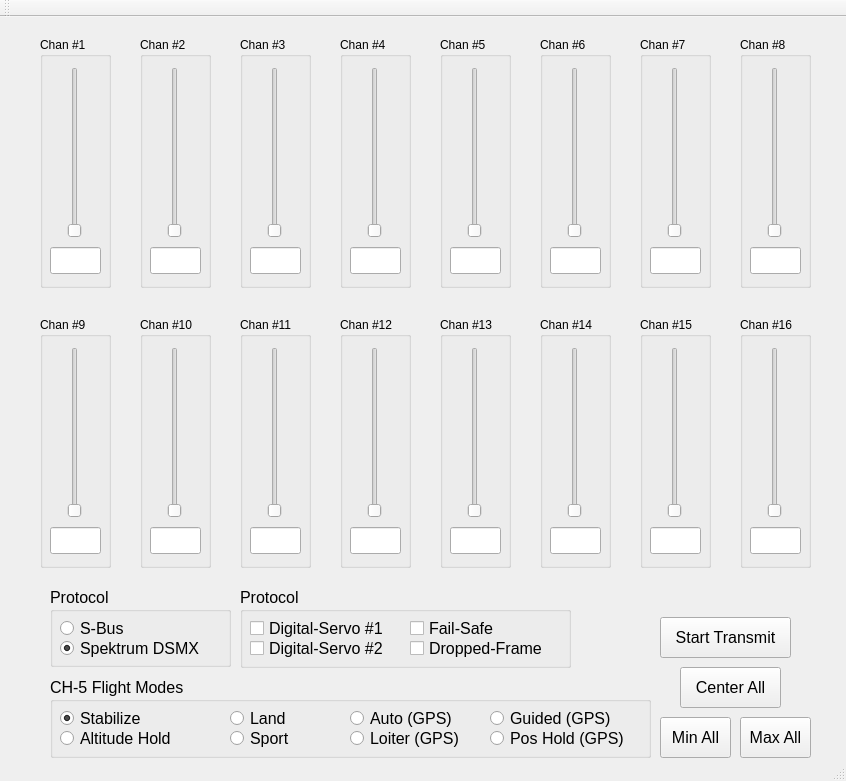
<?xml version="1.0" encoding="UTF-8"?>
<ui version="4.0">
 <class>MainWindow</class>
 <widget class="QMainWindow" name="MainWindow">
  <property name="geometry">
   <rect>
    <x>0</x>
    <y>0</y>
    <width>846</width>
    <height>781</height>
   </rect>
  </property>
  <property name="windowTitle">
   <string>MainWindow</string>
  </property>
  <widget class="QWidget" name="centralWidget">
   <widget class="QGroupBox" name="groupBox">
    <property name="geometry">
     <rect>
      <x>40</x>
      <y>20</y>
      <width>71</width>
      <height>251</height>
     </rect>
    </property>
    <property name="title">
     <string>Chan #1</string>
    </property>
    <widget class="QSlider" name="verticalSlider_ch1">
     <property name="geometry">
      <rect>
       <x>20</x>
       <y>30</y>
       <width>29</width>
       <height>171</height>
      </rect>
     </property>
     <property name="orientation">
      <enum>Qt::Vertical</enum>
     </property>
    </widget>
    <widget class="QLineEdit" name="lineEdit_ch1">
     <property name="geometry">
      <rect>
       <x>10</x>
       <y>210</y>
       <width>51</width>
       <height>27</height>
      </rect>
     </property>
    </widget>
   </widget>
   <widget class="QGroupBox" name="groupBox_2">
    <property name="geometry">
     <rect>
      <x>140</x>
      <y>20</y>
      <width>71</width>
      <height>251</height>
     </rect>
    </property>
    <property name="title">
     <string>Chan #2</string>
    </property>
    <widget class="QSlider" name="verticalSlider_ch2">
     <property name="geometry">
      <rect>
       <x>20</x>
       <y>30</y>
       <width>29</width>
       <height>171</height>
      </rect>
     </property>
     <property name="orientation">
      <enum>Qt::Vertical</enum>
     </property>
    </widget>
    <widget class="QLineEdit" name="lineEdit_ch2">
     <property name="geometry">
      <rect>
       <x>10</x>
       <y>210</y>
       <width>51</width>
       <height>27</height>
      </rect>
     </property>
    </widget>
   </widget>
   <widget class="QGroupBox" name="groupBox_3">
    <property name="geometry">
     <rect>
      <x>240</x>
      <y>20</y>
      <width>71</width>
      <height>251</height>
     </rect>
    </property>
    <property name="title">
     <string>Chan #3</string>
    </property>
    <widget class="QSlider" name="verticalSlider_ch3">
     <property name="geometry">
      <rect>
       <x>20</x>
       <y>30</y>
       <width>29</width>
       <height>171</height>
      </rect>
     </property>
     <property name="orientation">
      <enum>Qt::Vertical</enum>
     </property>
    </widget>
    <widget class="QLineEdit" name="lineEdit_ch3">
     <property name="geometry">
      <rect>
       <x>10</x>
       <y>210</y>
       <width>51</width>
       <height>27</height>
      </rect>
     </property>
    </widget>
   </widget>
   <widget class="QGroupBox" name="groupBox_4">
    <property name="geometry">
     <rect>
      <x>340</x>
      <y>20</y>
      <width>71</width>
      <height>251</height>
     </rect>
    </property>
    <property name="title">
     <string>Chan #4</string>
    </property>
    <widget class="QSlider" name="verticalSlider_ch4">
     <property name="geometry">
      <rect>
       <x>20</x>
       <y>30</y>
       <width>29</width>
       <height>171</height>
      </rect>
     </property>
     <property name="orientation">
      <enum>Qt::Vertical</enum>
     </property>
    </widget>
    <widget class="QLineEdit" name="lineEdit_ch4">
     <property name="geometry">
      <rect>
       <x>10</x>
       <y>210</y>
       <width>51</width>
       <height>27</height>
      </rect>
     </property>
    </widget>
   </widget>
   <widget class="QGroupBox" name="groupBox_5">
    <property name="geometry">
     <rect>
      <x>440</x>
      <y>20</y>
      <width>71</width>
      <height>251</height>
     </rect>
    </property>
    <property name="title">
     <string>Chan #5</string>
    </property>
    <widget class="QSlider" name="verticalSlider_ch5">
     <property name="geometry">
      <rect>
       <x>20</x>
       <y>30</y>
       <width>29</width>
       <height>171</height>
      </rect>
     </property>
     <property name="orientation">
      <enum>Qt::Vertical</enum>
     </property>
    </widget>
    <widget class="QLineEdit" name="lineEdit_ch5">
     <property name="geometry">
      <rect>
       <x>10</x>
       <y>210</y>
       <width>51</width>
       <height>27</height>
      </rect>
     </property>
    </widget>
   </widget>
   <widget class="QGroupBox" name="groupBox_6">
    <property name="geometry">
     <rect>
      <x>540</x>
      <y>20</y>
      <width>71</width>
      <height>251</height>
     </rect>
    </property>
    <property name="title">
     <string>Chan #6</string>
    </property>
    <widget class="QSlider" name="verticalSlider_ch6">
     <property name="geometry">
      <rect>
       <x>20</x>
       <y>30</y>
       <width>29</width>
       <height>171</height>
      </rect>
     </property>
     <property name="orientation">
      <enum>Qt::Vertical</enum>
     </property>
    </widget>
    <widget class="QLineEdit" name="lineEdit_ch6">
     <property name="geometry">
      <rect>
       <x>10</x>
       <y>210</y>
       <width>51</width>
       <height>27</height>
      </rect>
     </property>
    </widget>
   </widget>
   <widget class="QGroupBox" name="groupBox_7">
    <property name="geometry">
     <rect>
      <x>640</x>
      <y>20</y>
      <width>71</width>
      <height>251</height>
     </rect>
    </property>
    <property name="title">
     <string>Chan #7</string>
    </property>
    <widget class="QSlider" name="verticalSlider_ch7">
     <property name="geometry">
      <rect>
       <x>20</x>
       <y>30</y>
       <width>29</width>
       <height>171</height>
      </rect>
     </property>
     <property name="orientation">
      <enum>Qt::Vertical</enum>
     </property>
    </widget>
    <widget class="QLineEdit" name="lineEdit_ch7">
     <property name="geometry">
      <rect>
       <x>10</x>
       <y>210</y>
       <width>51</width>
       <height>27</height>
      </rect>
     </property>
    </widget>
   </widget>
   <widget class="QGroupBox" name="groupBox_8">
    <property name="geometry">
     <rect>
      <x>740</x>
      <y>20</y>
      <width>71</width>
      <height>251</height>
     </rect>
    </property>
    <property name="title">
     <string>Chan #8</string>
    </property>
    <widget class="QSlider" name="verticalSlider_ch8">
     <property name="geometry">
      <rect>
       <x>20</x>
       <y>30</y>
       <width>29</width>
       <height>171</height>
      </rect>
     </property>
     <property name="orientation">
      <enum>Qt::Vertical</enum>
     </property>
    </widget>
    <widget class="QLineEdit" name="lineEdit_ch8">
     <property name="geometry">
      <rect>
       <x>10</x>
       <y>210</y>
       <width>51</width>
       <height>27</height>
      </rect>
     </property>
    </widget>
   </widget>
   <widget class="QPushButton" name="pushButton_Transmit">
    <property name="geometry">
     <rect>
      <x>660</x>
      <y>600</y>
      <width>131</width>
      <height>41</height>
     </rect>
    </property>
    <property name="font">
     <font>
      <pointsize>12</pointsize>
     </font>
    </property>
    <property name="text">
     <string>Start Transmit</string>
    </property>
   </widget>
   <widget class="QGroupBox" name="groupBox_9">
    <property name="geometry">
     <rect>
      <x>340</x>
      <y>300</y>
      <width>71</width>
      <height>251</height>
     </rect>
    </property>
    <property name="title">
     <string>Chan #12</string>
    </property>
    <widget class="QSlider" name="verticalSlider_ch12">
     <property name="geometry">
      <rect>
       <x>20</x>
       <y>30</y>
       <width>29</width>
       <height>171</height>
      </rect>
     </property>
     <property name="orientation">
      <enum>Qt::Vertical</enum>
     </property>
    </widget>
    <widget class="QLineEdit" name="lineEdit_ch12">
     <property name="geometry">
      <rect>
       <x>10</x>
       <y>210</y>
       <width>51</width>
       <height>27</height>
      </rect>
     </property>
    </widget>
   </widget>
   <widget class="QGroupBox" name="groupBox_10">
    <property name="geometry">
     <rect>
      <x>240</x>
      <y>300</y>
      <width>71</width>
      <height>251</height>
     </rect>
    </property>
    <property name="title">
     <string>Chan #11</string>
    </property>
    <widget class="QSlider" name="verticalSlider_ch11">
     <property name="geometry">
      <rect>
       <x>20</x>
       <y>30</y>
       <width>29</width>
       <height>171</height>
      </rect>
     </property>
     <property name="orientation">
      <enum>Qt::Vertical</enum>
     </property>
    </widget>
    <widget class="QLineEdit" name="lineEdit_ch11">
     <property name="geometry">
      <rect>
       <x>10</x>
       <y>210</y>
       <width>51</width>
       <height>27</height>
      </rect>
     </property>
    </widget>
   </widget>
   <widget class="QGroupBox" name="groupBox_11">
    <property name="geometry">
     <rect>
      <x>540</x>
      <y>300</y>
      <width>71</width>
      <height>251</height>
     </rect>
    </property>
    <property name="title">
     <string>Chan #14</string>
    </property>
    <widget class="QSlider" name="verticalSlider_ch14">
     <property name="geometry">
      <rect>
       <x>20</x>
       <y>30</y>
       <width>29</width>
       <height>171</height>
      </rect>
     </property>
     <property name="orientation">
      <enum>Qt::Vertical</enum>
     </property>
    </widget>
    <widget class="QLineEdit" name="lineEdit_ch14">
     <property name="geometry">
      <rect>
       <x>10</x>
       <y>210</y>
       <width>51</width>
       <height>27</height>
      </rect>
     </property>
    </widget>
   </widget>
   <widget class="QGroupBox" name="groupBox_12">
    <property name="geometry">
     <rect>
      <x>740</x>
      <y>300</y>
      <width>71</width>
      <height>251</height>
     </rect>
    </property>
    <property name="title">
     <string>Chan #16</string>
    </property>
    <widget class="QSlider" name="verticalSlider_ch16">
     <property name="geometry">
      <rect>
       <x>20</x>
       <y>30</y>
       <width>29</width>
       <height>171</height>
      </rect>
     </property>
     <property name="orientation">
      <enum>Qt::Vertical</enum>
     </property>
    </widget>
    <widget class="QLineEdit" name="lineEdit_ch16">
     <property name="geometry">
      <rect>
       <x>10</x>
       <y>210</y>
       <width>51</width>
       <height>27</height>
      </rect>
     </property>
    </widget>
   </widget>
   <widget class="QGroupBox" name="groupBox_13">
    <property name="geometry">
     <rect>
      <x>140</x>
      <y>300</y>
      <width>71</width>
      <height>251</height>
     </rect>
    </property>
    <property name="title">
     <string>Chan #10</string>
    </property>
    <widget class="QSlider" name="verticalSlider_ch10">
     <property name="geometry">
      <rect>
       <x>20</x>
       <y>30</y>
       <width>29</width>
       <height>171</height>
      </rect>
     </property>
     <property name="orientation">
      <enum>Qt::Vertical</enum>
     </property>
    </widget>
    <widget class="QLineEdit" name="lineEdit_ch10">
     <property name="geometry">
      <rect>
       <x>10</x>
       <y>210</y>
       <width>51</width>
       <height>27</height>
      </rect>
     </property>
    </widget>
   </widget>
   <widget class="QGroupBox" name="groupBox_14">
    <property name="geometry">
     <rect>
      <x>640</x>
      <y>300</y>
      <width>71</width>
      <height>251</height>
     </rect>
    </property>
    <property name="title">
     <string>Chan #15</string>
    </property>
    <widget class="QSlider" name="verticalSlider_ch15">
     <property name="geometry">
      <rect>
       <x>20</x>
       <y>30</y>
       <width>29</width>
       <height>171</height>
      </rect>
     </property>
     <property name="orientation">
      <enum>Qt::Vertical</enum>
     </property>
    </widget>
    <widget class="QLineEdit" name="lineEdit_ch15">
     <property name="geometry">
      <rect>
       <x>10</x>
       <y>210</y>
       <width>51</width>
       <height>27</height>
      </rect>
     </property>
    </widget>
   </widget>
   <widget class="QGroupBox" name="groupBox_15">
    <property name="geometry">
     <rect>
      <x>40</x>
      <y>300</y>
      <width>71</width>
      <height>251</height>
     </rect>
    </property>
    <property name="title">
     <string>Chan #9</string>
    </property>
    <widget class="QSlider" name="verticalSlider_ch9">
     <property name="geometry">
      <rect>
       <x>20</x>
       <y>30</y>
       <width>29</width>
       <height>171</height>
      </rect>
     </property>
     <property name="orientation">
      <enum>Qt::Vertical</enum>
     </property>
    </widget>
    <widget class="QLineEdit" name="lineEdit_ch9">
     <property name="geometry">
      <rect>
       <x>10</x>
       <y>210</y>
       <width>51</width>
       <height>27</height>
      </rect>
     </property>
    </widget>
   </widget>
   <widget class="QGroupBox" name="groupBox_16">
    <property name="geometry">
     <rect>
      <x>440</x>
      <y>300</y>
      <width>71</width>
      <height>251</height>
     </rect>
    </property>
    <property name="title">
     <string>Chan #13</string>
    </property>
    <widget class="QSlider" name="verticalSlider_ch13">
     <property name="geometry">
      <rect>
       <x>20</x>
       <y>30</y>
       <width>29</width>
       <height>171</height>
      </rect>
     </property>
     <property name="orientation">
      <enum>Qt::Vertical</enum>
     </property>
    </widget>
    <widget class="QLineEdit" name="lineEdit_ch13">
     <property name="geometry">
      <rect>
       <x>10</x>
       <y>210</y>
       <width>51</width>
       <height>27</height>
      </rect>
     </property>
    </widget>
   </widget>
   <widget class="QGroupBox" name="groupBox_17">
    <property name="geometry">
     <rect>
      <x>50</x>
      <y>570</y>
      <width>181</width>
      <height>80</height>
     </rect>
    </property>
    <property name="font">
     <font>
      <pointsize>12</pointsize>
      <weight>50</weight>
      <bold>false</bold>
     </font>
    </property>
    <property name="title">
     <string>Protocol</string>
    </property>
    <widget class="QRadioButton" name="radioButton_SBus">
     <property name="geometry">
      <rect>
       <x>10</x>
       <y>30</y>
       <width>117</width>
       <height>22</height>
      </rect>
     </property>
     <property name="font">
      <font>
       <pointsize>12</pointsize>
       <weight>50</weight>
       <bold>false</bold>
      </font>
     </property>
     <property name="text">
      <string>S-Bus</string>
     </property>
     <property name="checked">
      <bool>false</bool>
     </property>
    </widget>
    <widget class="QRadioButton" name="radioButton_DSMX">
     <property name="geometry">
      <rect>
       <x>10</x>
       <y>50</y>
       <width>151</width>
       <height>22</height>
      </rect>
     </property>
     <property name="text">
      <string>Spektrum DSMX</string>
     </property>
     <property name="checked">
      <bool>true</bool>
     </property>
    </widget>
   </widget>
   <widget class="QPushButton" name="CenterChannelsPushButton">
    <property name="geometry">
     <rect>
      <x>680</x>
      <y>650</y>
      <width>101</width>
      <height>41</height>
     </rect>
    </property>
    <property name="font">
     <font>
      <pointsize>12</pointsize>
     </font>
    </property>
    <property name="text">
     <string>Center All</string>
    </property>
   </widget>
   <widget class="QGroupBox" name="groupBox_18">
    <property name="geometry">
     <rect>
      <x>50</x>
      <y>660</y>
      <width>601</width>
      <height>81</height>
     </rect>
    </property>
    <property name="font">
     <font>
      <pointsize>12</pointsize>
      <weight>50</weight>
      <bold>false</bold>
     </font>
    </property>
    <property name="title">
     <string>CH-5 Flight Modes</string>
    </property>
    <widget class="QRadioButton" name="radioButton_FlightMode_Stabilize">
     <property name="geometry">
      <rect>
       <x>10</x>
       <y>30</y>
       <width>117</width>
       <height>22</height>
      </rect>
     </property>
     <property name="font">
      <font>
       <pointsize>12</pointsize>
       <weight>50</weight>
       <bold>false</bold>
      </font>
     </property>
     <property name="text">
      <string>Stabilize</string>
     </property>
     <property name="checked">
      <bool>true</bool>
     </property>
    </widget>
    <widget class="QRadioButton" name="radioButton_FlightMode_AltHold">
     <property name="geometry">
      <rect>
       <x>10</x>
       <y>50</y>
       <width>151</width>
       <height>22</height>
      </rect>
     </property>
     <property name="text">
      <string>Altitude Hold</string>
     </property>
     <property name="checked">
      <bool>false</bool>
     </property>
    </widget>
    <widget class="QRadioButton" name="radioButton_FlightMode_Land">
     <property name="geometry">
      <rect>
       <x>180</x>
       <y>30</y>
       <width>117</width>
       <height>22</height>
      </rect>
     </property>
     <property name="font">
      <font>
       <pointsize>12</pointsize>
       <weight>50</weight>
       <bold>false</bold>
      </font>
     </property>
     <property name="text">
      <string>Land</string>
     </property>
     <property name="checked">
      <bool>false</bool>
     </property>
    </widget>
    <widget class="QRadioButton" name="radioButton_FlightMode_Sport">
     <property name="geometry">
      <rect>
       <x>180</x>
       <y>50</y>
       <width>117</width>
       <height>22</height>
      </rect>
     </property>
     <property name="font">
      <font>
       <pointsize>12</pointsize>
       <weight>50</weight>
       <bold>false</bold>
      </font>
     </property>
     <property name="text">
      <string>Sport</string>
     </property>
     <property name="checked">
      <bool>false</bool>
     </property>
    </widget>
    <widget class="QRadioButton" name="radioButton_FlightMode_Auto">
     <property name="geometry">
      <rect>
       <x>300</x>
       <y>30</y>
       <width>117</width>
       <height>22</height>
      </rect>
     </property>
     <property name="font">
      <font>
       <pointsize>12</pointsize>
       <weight>50</weight>
       <bold>false</bold>
      </font>
     </property>
     <property name="text">
      <string>Auto (GPS)</string>
     </property>
     <property name="checked">
      <bool>false</bool>
     </property>
    </widget>
    <widget class="QRadioButton" name="radioButton_FlightMode_Loiter">
     <property name="geometry">
      <rect>
       <x>300</x>
       <y>50</y>
       <width>117</width>
       <height>22</height>
      </rect>
     </property>
     <property name="font">
      <font>
       <pointsize>12</pointsize>
       <weight>50</weight>
       <bold>false</bold>
      </font>
     </property>
     <property name="text">
      <string>Loiter (GPS)</string>
     </property>
     <property name="checked">
      <bool>false</bool>
     </property>
    </widget>
    <widget class="QRadioButton" name="radioButton_FlightMode_Guided">
     <property name="geometry">
      <rect>
       <x>440</x>
       <y>30</y>
       <width>131</width>
       <height>22</height>
      </rect>
     </property>
     <property name="font">
      <font>
       <pointsize>12</pointsize>
       <weight>50</weight>
       <bold>false</bold>
      </font>
     </property>
     <property name="text">
      <string>Guided (GPS)</string>
     </property>
     <property name="checked">
      <bool>false</bool>
     </property>
    </widget>
    <widget class="QRadioButton" name="radioButton_FlightMode_PosHold">
     <property name="geometry">
      <rect>
       <x>440</x>
       <y>50</y>
       <width>141</width>
       <height>22</height>
      </rect>
     </property>
     <property name="font">
      <font>
       <pointsize>12</pointsize>
       <weight>50</weight>
       <bold>false</bold>
      </font>
     </property>
     <property name="text">
      <string>Pos Hold (GPS)</string>
     </property>
     <property name="checked">
      <bool>false</bool>
     </property>
    </widget>
   </widget>
   <widget class="QGroupBox" name="groupBox_19">
    <property name="geometry">
     <rect>
      <x>240</x>
      <y>570</y>
      <width>331</width>
      <height>81</height>
     </rect>
    </property>
    <property name="font">
     <font>
      <pointsize>12</pointsize>
      <weight>50</weight>
      <bold>false</bold>
     </font>
    </property>
    <property name="title">
     <string>Protocol</string>
    </property>
    <widget class="QCheckBox" name="checkBox_DigServo1">
     <property name="geometry">
      <rect>
       <x>10</x>
       <y>30</y>
       <width>161</width>
       <height>22</height>
      </rect>
     </property>
     <property name="font">
      <font>
       <pointsize>12</pointsize>
      </font>
     </property>
     <property name="text">
      <string>Digital-Servo #1</string>
     </property>
    </widget>
    <widget class="QCheckBox" name="checkBox_DigServo2">
     <property name="geometry">
      <rect>
       <x>10</x>
       <y>50</y>
       <width>161</width>
       <height>22</height>
      </rect>
     </property>
     <property name="font">
      <font>
       <pointsize>12</pointsize>
      </font>
     </property>
     <property name="text">
      <string>Digital-Servo #2</string>
     </property>
    </widget>
    <widget class="QCheckBox" name="checkBox_DroppedFrame">
     <property name="geometry">
      <rect>
       <x>170</x>
       <y>50</y>
       <width>151</width>
       <height>22</height>
      </rect>
     </property>
     <property name="font">
      <font>
       <pointsize>12</pointsize>
      </font>
     </property>
     <property name="text">
      <string>Dropped-Frame</string>
     </property>
    </widget>
    <widget class="QCheckBox" name="checkBox_FailSafe">
     <property name="geometry">
      <rect>
       <x>170</x>
       <y>30</y>
       <width>97</width>
       <height>22</height>
      </rect>
     </property>
     <property name="font">
      <font>
       <pointsize>12</pointsize>
      </font>
     </property>
     <property name="text">
      <string>Fail-Safe</string>
     </property>
    </widget>
   </widget>
   <widget class="QPushButton" name="MinimizeChannelsPushButton">
    <property name="geometry">
     <rect>
      <x>660</x>
      <y>700</y>
      <width>71</width>
      <height>41</height>
     </rect>
    </property>
    <property name="font">
     <font>
      <pointsize>12</pointsize>
     </font>
    </property>
    <property name="text">
     <string>Min All</string>
    </property>
   </widget>
   <widget class="QPushButton" name="MaximizeChannelsPushButton">
    <property name="geometry">
     <rect>
      <x>740</x>
      <y>700</y>
      <width>71</width>
      <height>41</height>
     </rect>
    </property>
    <property name="font">
     <font>
      <pointsize>12</pointsize>
     </font>
    </property>
    <property name="text">
     <string>Max All</string>
    </property>
   </widget>
  </widget>
  <widget class="QMenuBar" name="menuBar">
   <property name="geometry">
    <rect>
     <x>0</x>
     <y>0</y>
     <width>846</width>
     <height>25</height>
    </rect>
   </property>
  </widget>
  <widget class="QToolBar" name="mainToolBar">
   <attribute name="toolBarArea">
    <enum>TopToolBarArea</enum>
   </attribute>
   <attribute name="toolBarBreak">
    <bool>false</bool>
   </attribute>
  </widget>
  <widget class="QStatusBar" name="statusBar"/>
 </widget>
 <layoutdefault spacing="6" margin="11"/>
 <resources/>
 <connections/>
</ui>
